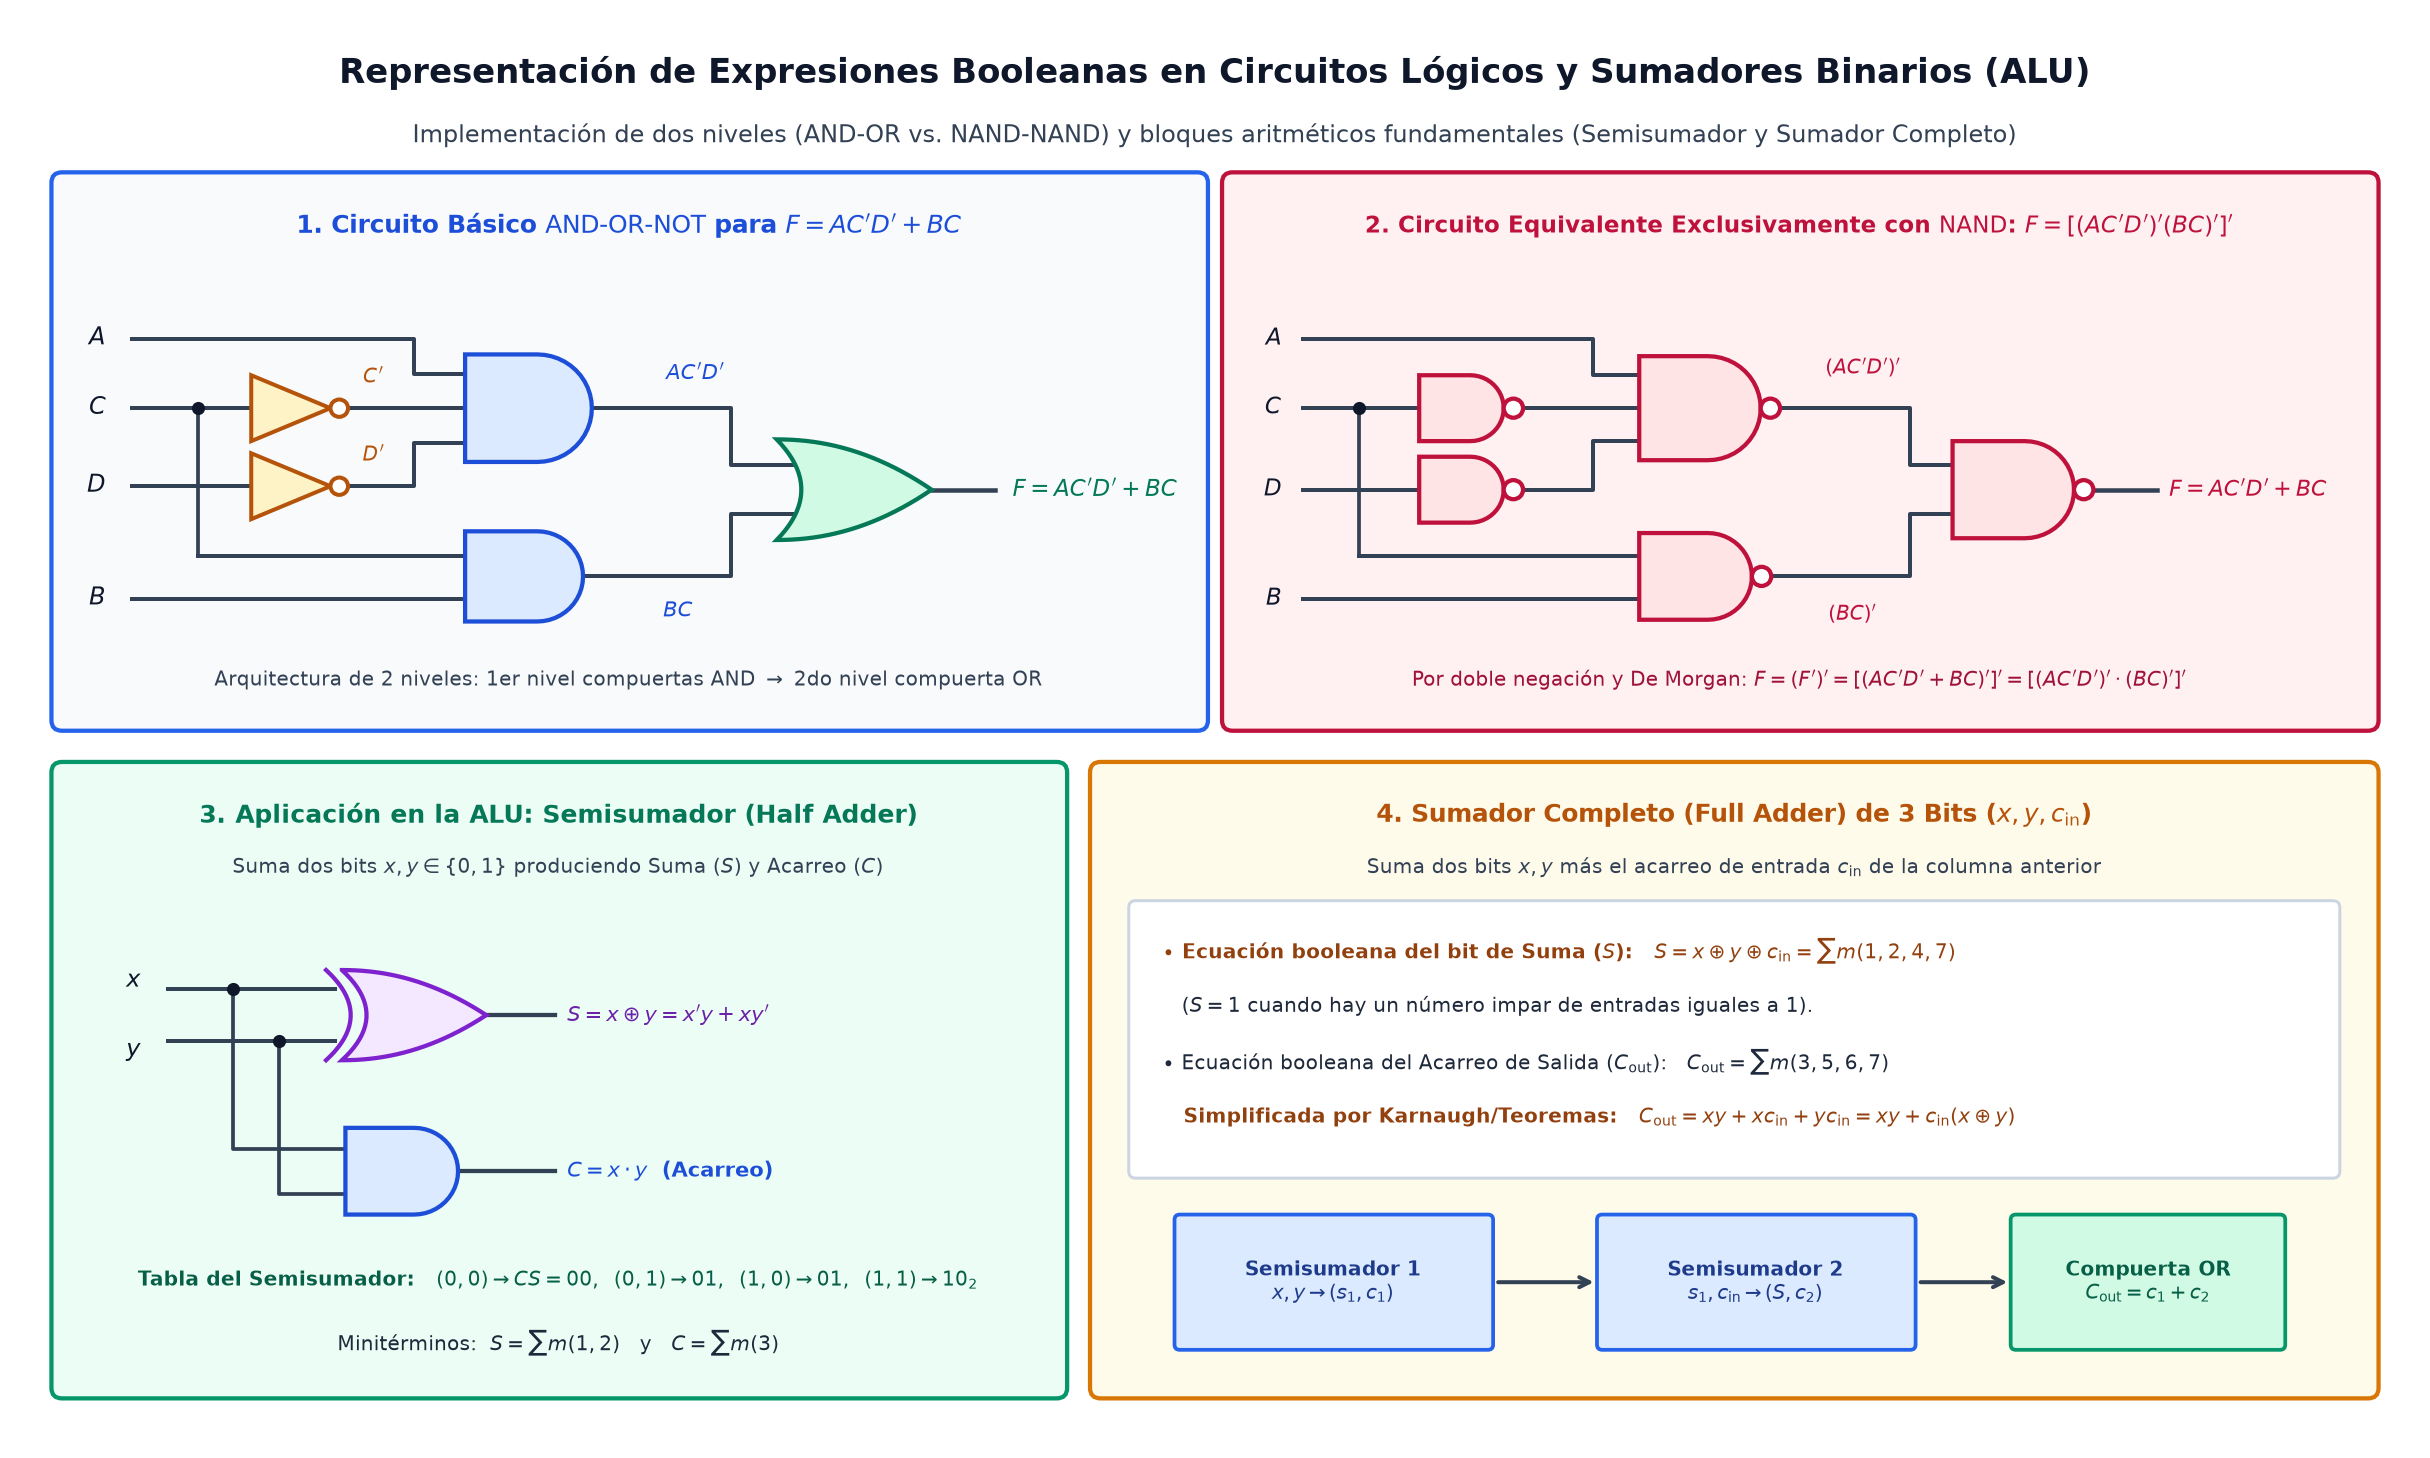

This chart was generated by the following Python code:
import os
import numpy as np
import matplotlib.pyplot as plt
import matplotlib.patches as patches
from matplotlib.path import Path


def draw_gate_and(ax, cx, cy, w=0.78, h=0.52, bubble=False, color='#1d4ed8', bg='#dbeafe'):
    x0 = cx - w / 2
    y0 = cy - h / 2
    verts = [(x0, y0), (x0 + w * 0.5, y0)]
    codes = [Path.MOVETO, Path.LINETO]
    theta = np.linspace(-np.pi / 2, np.pi / 2, 25)
    r = h / 2
    for t in theta[1:]:
        verts.append((x0 + w * 0.5 + r * np.cos(t), cy + r * np.sin(t)))
        codes.append(Path.LINETO)
    verts.extend([(x0, y0 + h), (x0, y0)])
    codes.extend([Path.LINETO, Path.CLOSEPOLY])
    ax.add_patch(patches.PathPatch(Path(verts, codes), facecolor=bg, edgecolor=color, linewidth=1.7, zorder=3))
    out_x = x0 + w * 0.5 + r
    if bubble:
        b_r = 0.055
        ax.add_patch(patches.Circle((out_x + b_r, cy), b_r, facecolor='white', edgecolor=color, linewidth=1.7, zorder=4))
        return x0, out_x + 2 * b_r
    return x0, out_x


def draw_gate_or(ax, cx, cy, w=0.82, h=0.52, xor=False, color='#047857', bg='#d1fae5'):
    x0 = cx - w / 2
    y0 = cy - h / 2
    t = np.linspace(0, 1, 22)
    bx = x0 + w * t
    by = y0 + (h / 2) * (t ** 2.1)
    tx = x0 + w * (1 - t)
    ty = y0 + h - (h / 2) * ((1 - t) ** 2.1)
    s = np.linspace(1, -1, 22)
    back_x = x0 + 0.14 * (1 - s ** 2)
    back_y = cy + (h / 2) * s
    verts = list(zip(bx, by)) + list(zip(tx, ty)) + list(zip(back_x, back_y)) + [(bx[0], by[0])]
    codes = [Path.MOVETO] + [Path.LINETO] * (len(verts) - 2) + [Path.CLOSEPOLY]
    ax.add_patch(patches.PathPatch(Path(verts, codes), facecolor=bg, edgecolor=color, linewidth=1.7, zorder=3))
    if xor:
        ax.plot(back_x - 0.09, back_y, color=color, linewidth=1.7, zorder=3)
        return x0 - 0.04, x0 + w
    return x0 + 0.09, x0 + w


def draw_gate_not(ax, cx, cy, w=0.45, h=0.38, color='#b45309', bg='#fef3c7'):
    x0 = cx - w / 2
    verts = [(x0, cy - h / 2), (x0 + w, cy), (x0, cy + h / 2), (x0, cy - h / 2)]
    codes = [Path.MOVETO, Path.LINETO, Path.LINETO, Path.CLOSEPOLY]
    ax.add_patch(patches.PathPatch(Path(verts, codes), facecolor=bg, edgecolor=color, linewidth=1.6, zorder=3))
    b_r = 0.05
    ax.add_patch(patches.Circle((x0 + w + b_r, cy), b_r, facecolor='white', edgecolor=color, linewidth=1.6, zorder=4))
    return x0, x0 + w + 2 * b_r


def main():
    fig, ax = plt.subplots(figsize=(13.6, 8.2), dpi=180)
    ax.set_xlim(0, 13.6)
    ax.set_ylim(0, 8.2)
    ax.axis('off')

    # Main Title
    ax.text(
        6.8, 7.88,
        "Representación de Expresiones Booleanas en Circuitos Lógicos y Sumadores Binarios (ALU)",
        ha='center', va='center', fontsize=13.5, fontweight='bold', color='#0f172a'
    )
    ax.text(
        6.8, 7.52,
        r"Implementación de dos niveles ($\mathrm{AND\text{-}OR}$ vs. $\mathrm{NAND\text{-}NAND}$) y bloques aritméticos fundamentales (Semisumador y Sumador Completo)",
        ha='center', va='center', fontsize=9.6, color='#334155'
    )

    # Top-Left Panel: Circuito con compuertas básicas AND-OR-NOT para F = AC'D' + BC (Ejemplo 5.14f)
    p1 = patches.FancyBboxPatch((0.25, 4.15), 6.45, 3.1, boxstyle="round,pad=0.06", facecolor='#f8fafc', edgecolor='#2563eb', linewidth=1.7)
    ax.add_patch(p1)
    ax.text(3.47, 7.0, r"1. Circuito Básico $\mathrm{AND\text{-}OR\text{-}NOT}$ para $F = AC'D' + BC$", ha='center', va='center', fontsize=9.8, fontweight='bold', color='#1d4ed8')

    # Inputs A, C, D, B
    in_x = 0.65
    ax.text(in_x - 0.15, 6.35, r"$A$", ha='right', va='center', fontsize=9.5, fontweight='bold', color='#0f172a')
    ax.text(in_x - 0.15, 5.95, r"$C$", ha='right', va='center', fontsize=9.5, fontweight='bold', color='#0f172a')
    ax.text(in_x - 0.15, 5.50, r"$D$", ha='right', va='center', fontsize=9.5, fontweight='bold', color='#0f172a')
    ax.text(in_x - 0.15, 4.85, r"$B$", ha='right', va='center', fontsize=9.5, fontweight='bold', color='#0f172a')

    # NOT gates for C' and D'
    n1_in, n1_out = draw_gate_not(ax, 1.55, 5.95)
    n2_in, n2_out = draw_gate_not(ax, 1.55, 5.50)
    ax.plot([in_x, n1_in], [5.95, 5.95], color='#334155', linewidth=1.6)
    ax.plot([in_x, n2_in], [5.50, 5.50], color='#334155', linewidth=1.6)
    # Tap from C before NOT gate down to lower AND gate
    ax.plot([1.02, 1.02], [5.95, 5.10], color='#334155', linewidth=1.5)
    ax.scatter([1.02], [5.95], color='#0f172a', s=18, zorder=5)
    ax.text(2.02, 6.13, r"$C'$", ha='center', va='center', fontsize=8.2, color='#b45309', fontweight='bold')
    ax.text(2.02, 5.68, r"$D'$", ha='center', va='center', fontsize=8.2, color='#b45309', fontweight='bold')

    # Upper AND gate (AC'D') and Lower AND gate (BC)
    a1_in, a1_out = draw_gate_and(ax, 2.95, 5.95, w=0.82, h=0.62)
    a2_in, a2_out = draw_gate_and(ax, 2.95, 4.98, w=0.82, h=0.52)
    # Wires to upper AND
    ax.plot([in_x, 2.25, 2.25, a1_in], [6.35, 6.35, 6.15, 6.15], color='#334155', linewidth=1.6)
    ax.plot([n1_out, a1_in], [5.95, 5.95], color='#334155', linewidth=1.6)
    ax.plot([n2_out, 2.25, 2.25, a1_in], [5.50, 5.50, 5.75, 5.75], color='#334155', linewidth=1.6)
    # Wires to lower AND
    ax.plot([1.02, a2_in], [5.10, 5.10], color='#334155', linewidth=1.6)
    ax.plot([in_x, a2_in], [4.85, 4.85], color='#334155', linewidth=1.6)

    ax.text(3.85, 6.15, r"$AC'D'$", ha='center', va='center', fontsize=8.5, fontweight='bold', color='#1d4ed8')
    ax.text(3.75, 4.78, r"$BC$", ha='center', va='center', fontsize=8.5, fontweight='bold', color='#1d4ed8')

    # Final OR gate
    or_in, or_out = draw_gate_or(ax, 4.75, 5.48, w=0.88, h=0.58)
    ax.plot([a1_out, 4.05, 4.05, or_in], [5.95, 5.95, 5.62, 5.62], color='#334155', linewidth=1.6)
    ax.plot([a2_out, 4.05, 4.05, or_in], [4.98, 4.98, 5.34, 5.34], color='#334155', linewidth=1.6)
    ax.plot([or_out, 5.55], [5.48, 5.48], color='#334155', linewidth=1.8)
    ax.text(5.65, 5.48, r"$F = AC'D' + BC$", ha='left', va='center', fontsize=9.2, fontweight='bold', color='#047857')

    ax.text(3.47, 4.38, r"Arquitectura de 2 niveles: 1er nivel compuertas $\mathrm{AND}$ $\rightarrow$ 2do nivel compuerta $\mathrm{OR}$", ha='center', va='center', fontsize=8.2, color='#334155')

    # Top-Right Panel: Circuito Equivalente SOLO con Compuertas NAND (Ejemplo 5.14g)
    p2 = patches.FancyBboxPatch((6.9, 4.15), 6.45, 3.1, boxstyle="round,pad=0.06", facecolor='#fff1f2', edgecolor='#be123c', linewidth=1.7)
    ax.add_patch(p2)
    ax.text(10.12, 7.0, r"2. Circuito Equivalente Exclusivamente con $\mathrm{NAND}$: $F = [(AC'D')'(BC)']'$", ha='center', va='center', fontsize=9.3, fontweight='bold', color='#be123c')

    in_x2 = 7.3
    ax.text(in_x2 - 0.12, 6.35, r"$A$", ha='right', va='center', fontsize=9.2, fontweight='bold', color='#0f172a')
    ax.text(in_x2 - 0.12, 5.95, r"$C$", ha='right', va='center', fontsize=9.2, fontweight='bold', color='#0f172a')
    ax.text(in_x2 - 0.12, 5.48, r"$D$", ha='right', va='center', fontsize=9.2, fontweight='bold', color='#0f172a')
    ax.text(in_x2 - 0.12, 4.85, r"$B$", ha='right', va='center', fontsize=9.2, fontweight='bold', color='#0f172a')

    # 1-input NANDs (acting as inverters) for C' and D'
    nd_c_in, nd_c_out = draw_gate_and(ax, 8.25, 5.95, w=0.58, h=0.38, bubble=True, color='#be123c', bg='#ffe4e6')
    nd_d_in, nd_d_out = draw_gate_and(ax, 8.25, 5.48, w=0.58, h=0.38, bubble=True, color='#be123c', bg='#ffe4e6')
    ax.plot([in_x2, nd_c_in], [5.95, 5.95], color='#334155', linewidth=1.6)
    ax.plot([in_x2, nd_d_in], [5.48, 5.48], color='#334155', linewidth=1.6)
    ax.plot([7.62, 7.62], [5.95, 5.10], color='#334155', linewidth=1.5)
    ax.scatter([7.62], [5.95], color='#0f172a', s=18, zorder=5)

    # First-level NANDs
    nd1_in, nd1_out = draw_gate_and(ax, 9.6, 5.95, w=0.78, h=0.60, bubble=True, color='#be123c', bg='#ffe4e6')
    nd2_in, nd2_out = draw_gate_and(ax, 9.6, 4.98, w=0.78, h=0.50, bubble=True, color='#be123c', bg='#ffe4e6')
    ax.plot([in_x2, 8.95, 8.95, nd1_in], [6.35, 6.35, 6.14, 6.14], color='#334155', linewidth=1.6)
    ax.plot([nd_c_out, nd1_in], [5.95, 5.95], color='#334155', linewidth=1.6)
    ax.plot([nd_d_out, 8.95, 8.95, nd1_in], [5.48, 5.48, 5.76, 5.76], color='#334155', linewidth=1.6)
    ax.plot([7.62, nd2_in], [5.10, 5.10], color='#334155', linewidth=1.6)
    ax.plot([in_x2, nd2_in], [4.85, 4.85], color='#334155', linewidth=1.6)

    ax.text(10.48, 6.18, r"$(AC'D')'$", ha='center', va='center', fontsize=8.0, fontweight='bold', color='#be123c')
    ax.text(10.42, 4.76, r"$(BC)'$", ha='center', va='center', fontsize=8.0, fontweight='bold', color='#be123c')

    # Second-level NAND
    nd3_in, nd3_out = draw_gate_and(ax, 11.4, 5.48, w=0.82, h=0.56, bubble=True, color='#be123c', bg='#ffe4e6')
    ax.plot([nd1_out, 10.75, 10.75, nd3_in], [5.95, 5.95, 5.62, 5.62], color='#334155', linewidth=1.6)
    ax.plot([nd2_out, 10.75, 10.75, nd3_in], [4.98, 4.98, 5.34, 5.34], color='#334155', linewidth=1.6)
    ax.plot([nd3_out, 12.15], [5.48, 5.48], color='#334155', linewidth=1.8)
    ax.text(12.22, 5.48, r"$F = AC'D' + BC$", ha='left', va='center', fontsize=8.8, fontweight='bold', color='#be123c')

    ax.text(10.12, 4.38, r"Por doble negación y De Morgan: $F = (F')' = [(AC'D' + BC)']' = [(AC'D')' \cdot (BC)']'$", ha='center', va='center', fontsize=8.1, color='#9f1239')

    # Bottom-Left Panel: Half Adder (Semisumador) - Johnsonbaugh Fig 11.5.8 / Epp Cap 2.5
    p3 = patches.FancyBboxPatch((0.25, 0.3), 5.65, 3.55, boxstyle="round,pad=0.06", facecolor='#ecfdf5', edgecolor='#059669', linewidth=1.7)
    ax.add_patch(p3)
    ax.text(3.07, 3.60, "3. Aplicación en la ALU: Semisumador (Half Adder)", ha='center', va='center', fontsize=9.8, fontweight='bold', color='#047857')
    ax.text(3.07, 3.30, r"Suma dos bits $x, y \in \{0, 1\}$ produciendo Suma ($S$) y Acarreo ($C$)", ha='center', va='center', fontsize=8.2, color='#334155')

    # Half adder diagram
    hx = 0.85
    ax.text(hx - 0.15, 2.65, r"$x$", ha='right', va='center', fontsize=9.5, fontweight='bold', color='#0f172a')
    ax.text(hx - 0.15, 2.25, r"$y$", ha='right', va='center', fontsize=9.5, fontweight='bold', color='#0f172a')
    xor_in, xor_out = draw_gate_or(ax, 2.25, 2.45, w=0.82, h=0.52, xor=True, color='#7e22ce', bg='#f3e8ff')
    ha_in, ha_out = draw_gate_and(ax, 2.25, 1.55, w=0.78, h=0.50, color='#1d4ed8', bg='#dbeafe')

    ax.plot([hx, xor_in], [2.60, 2.60], color='#334155', linewidth=1.6)
    ax.plot([hx, xor_in], [2.30, 2.30], color='#334155', linewidth=1.6)
    # Taps down to AND gate
    ax.plot([1.22, 1.22, ha_in], [2.60, 1.68, 1.68], color='#334155', linewidth=1.5)
    ax.plot([1.48, 1.48, ha_in], [2.30, 1.42, 1.42], color='#334155', linewidth=1.5)
    ax.scatter([1.22, 1.48], [2.60, 2.30], color='#0f172a', s=18, zorder=5)

    ax.plot([xor_out, 3.05], [2.45, 2.45], color='#334155', linewidth=1.7)
    ax.plot([ha_out, 3.05], [1.55, 1.55], color='#334155', linewidth=1.7)
    ax.text(3.12, 2.45, r"$S = x \oplus y = x'y + xy'$", ha='left', va='center', fontsize=8.4, fontweight='bold', color='#6b21a8')
    ax.text(3.12, 1.55, r"$C = x \cdot y$  (Acarreo)", ha='left', va='center', fontsize=8.4, fontweight='bold', color='#1d4ed8')

    # Mini truth table at bottom of p3
    ax.text(3.07, 0.92, r"Tabla del Semisumador:   $(0,0)\to CS=00,\;\; (0,1)\to 01,\;\; (1,0)\to 01,\;\; (1,1)\to 10_2$",
            ha='center', va='center', fontsize=8.2, fontweight='bold', color='#065f46')
    ax.text(3.07, 0.56, r"Minitérminos:  $S = \sum m(1, 2)$   y   $C = \sum m(3)$",
            ha='center', va='center', fontsize=8.2, color='#1e293b')

    # Bottom-Right Panel: Full Adder (Sumador Completo) - Johnsonbaugh Fig 11.5.9
    p4 = patches.FancyBboxPatch((6.15, 0.3), 7.2, 3.55, boxstyle="round,pad=0.06", facecolor='#fffbeb', edgecolor='#d97706', linewidth=1.7)
    ax.add_patch(p4)
    ax.text(9.75, 3.60, r"4. Sumador Completo (Full Adder) de 3 Bits ($x, y, c_{\mathrm{in}}$)", ha='center', va='center', fontsize=9.8, fontweight='bold', color='#b45309')
    ax.text(9.75, 3.30, r"Suma dos bits $x, y$ más el acarreo de entrada $c_{\mathrm{in}}$ de la columna anterior", ha='center', va='center', fontsize=8.2, color='#334155')

    # Equations and architecture summary box inside p4
    eq_box = patches.FancyBboxPatch((6.35, 1.55), 6.8, 1.52, boxstyle="round,pad=0.04", facecolor='#ffffff', edgecolor='#cbd5e1', linewidth=1.2)
    ax.add_patch(eq_box)
    fa_lines = [
        r"$\bullet$ Ecuación booleana del bit de Suma ($S$):   $S = x \oplus y \oplus c_{\mathrm{in}} = \sum m(1, 2, 4, 7)$",
        r"   ($S = 1$ cuando hay un número impar de entradas iguales a $1$).",
        r"$\bullet$ Ecuación booleana del Acarreo de Salida ($C_{\mathrm{out}}$):   $C_{\mathrm{out}} = \sum m(3, 5, 6, 7)$",
        r"   Simplificada por Karnaugh/Teoremas:   $C_{\mathrm{out}} = xy + xc_{\mathrm{in}} + yc_{\mathrm{in}} = xy + c_{\mathrm{in}}(x \oplus y)$"
    ]
    for idx, fl in enumerate(fa_lines):
        ry = 2.82 - idx * 0.32
        w_f = 'bold' if idx in (0, 3) else 'normal'
        c_f = '#92400e' if idx in (0, 3) else '#1e293b'
        ax.text(6.5, ry, fl, ha='left', va='center', fontsize=8.2, fontweight=w_f, color=c_f)

    # Block cascade diagram at bottom of p4 (2 Half Adders + 1 OR gate = 1 Full Adder)
    b1 = patches.FancyBboxPatch((6.6, 0.55), 1.75, 0.72, boxstyle="round,pad=0.03", facecolor='#dbeafe', edgecolor='#2563eb', linewidth=1.5)
    b2 = patches.FancyBboxPatch((9.0, 0.55), 1.75, 0.72, boxstyle="round,pad=0.03", facecolor='#dbeafe', edgecolor='#2563eb', linewidth=1.5)
    b3 = patches.FancyBboxPatch((11.35, 0.55), 1.5, 0.72, boxstyle="round,pad=0.03", facecolor='#d1fae5', edgecolor='#059669', linewidth=1.5)
    ax.add_patch(b1)
    ax.add_patch(b2)
    ax.add_patch(b3)
    ax.text(7.47, 0.91, "Semisumador 1\n" + r"$x, y \to (s_1, c_1)$", ha='center', va='center', fontsize=7.8, fontweight='bold', color='#1e3a8a')
    ax.text(9.87, 0.91, "Semisumador 2\n" + r"$s_1, c_{\mathrm{in}} \to (S, c_2)$", ha='center', va='center', fontsize=7.8, fontweight='bold', color='#1e3a8a')
    ax.text(12.1, 0.91, "Compuerta OR\n" + r"$C_{\mathrm{out}} = c_1 + c_2$", ha='center', va='center', fontsize=7.8, fontweight='bold', color='#065f46')
    ax.annotate("", xy=(8.98, 0.91), xytext=(8.38, 0.91), arrowprops=dict(arrowstyle="->", color='#334155', lw=1.6))
    ax.annotate("", xy=(11.33, 0.91), xytext=(10.78, 0.91), arrowprops=dict(arrowstyle="->", color='#334155', lw=1.6))

    plt.tight_layout()
    out_path = os.path.join(os.path.dirname(os.path.abspath(__file__)), "circuitos-combinatorios-y-sumadores-binarios.png")
    plt.savefig(out_path, dpi=180, bbox_inches='tight', facecolor='white')
    plt.close()


if __name__ == "__main__":
    main()
